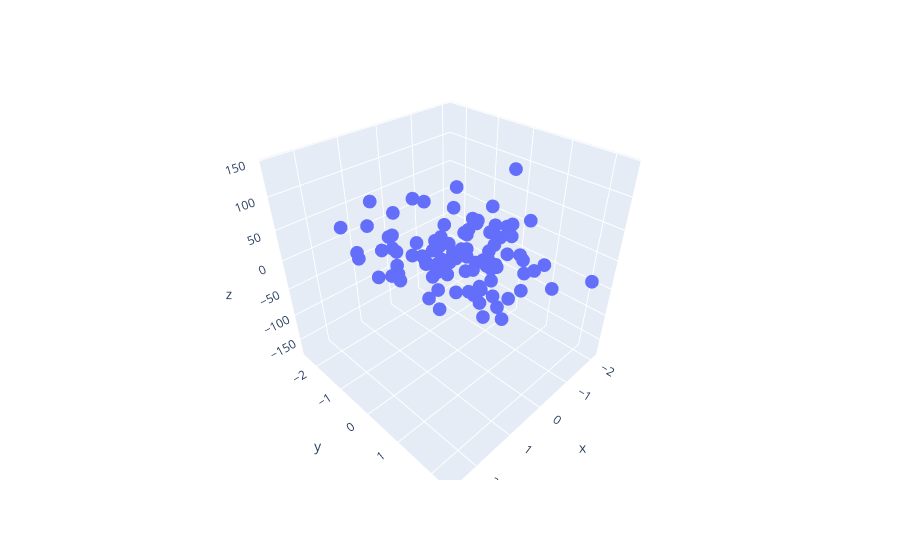

The notebook cell this image was saved under:
### Code cell
# for the 3d plot between them
px.scatter_3d(x= df['x1'], y=df['x2'], z=df['y'])
